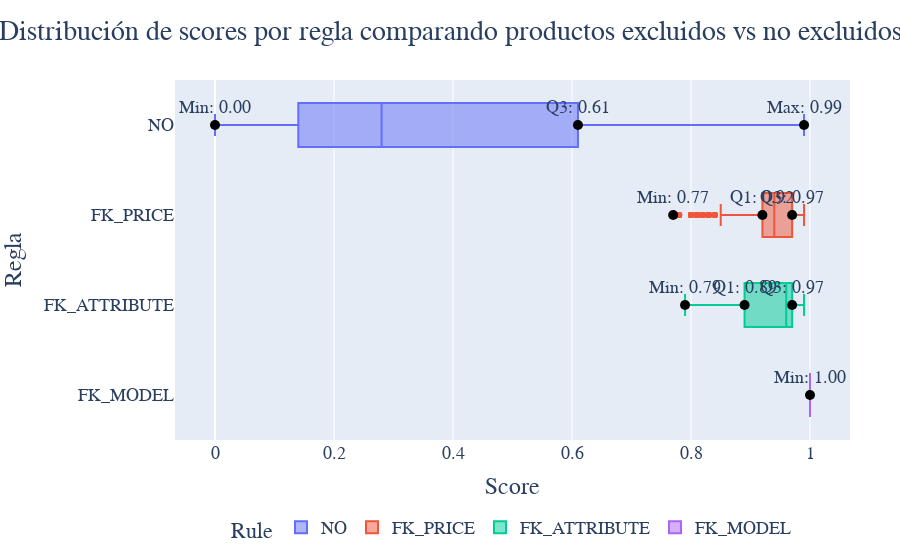

Notebook code cell kept with this figure:
### Markdown cell above
- No todos los productos pasan por el filtro de moderación
- Los que son moderados siguen 3 reglas definidas:
  - ```FK_ATTRIBUTE```: Moderación por atributo.
  - ```FK_MODEL```: Moderación por modelo.
  - ```FK_PRICE```: Moderación por precio.
- Solo se presenta ```Rollback``` en moderaciones de ```FK_ATTRIBUTE``` y ```FK_PRICE```.

### Para entender la naturaleza de las moderaciones evaluamos las distibuciones de los datos de score segun las reglas aplicadas ```Rule``` para cada pais

### Code cell
# Calcular cuartiles, máximos y mínimos
summary = df.groupby("Rule")["Score"].describe()[["min", "25%", "75%", "max"]].reset_index()

# Crear el boxplot en orientación horizontal
fig = px.box(
    df,
    y="Rule",
    x="Score",
    color="Rule",
    title="Distribución de scores por regla comparando productos excluidos vs no excluidos",
    orientation='h'
)

# Agregar marcas de cuartiles, máximos y mínimos
for _, row in summary.iterrows():
    rule = row["Rule"]
    min_val, q1, q3, max_val = row[["min", "25%", "75%", "max"]]

    values = [min_val, q1, q3, max_val]
    labels = ["Min", "Q1", "Q3", "Max"]

    for i in range(len(values)):
        # Aplicar marcas
        if i == 0 or abs(values[i] - values[i-1]) > 0.15 * (max_val - min_val):
            fig.add_trace(go.Scatter(
                x=[values[i]],
                y=[rule],
                mode="markers+text",
                marker=dict(size=10, color="black"),
                text=[f"{labels[i]}: {values[i]:.2f}"],  # Etiqueta con nombre y valor
                textposition="top center",
                showlegend=False
            ))
fig.update_layout(
    font=dict(family="Trebuchet MS", size=18),
    title=dict(font=dict(size=28), x=0.5),
    xaxis=dict(title="Score", title_font=dict(size=24)),
    yaxis=dict(title="Regla", title_font=dict(size=24)),
    margin=dict(l=100, r=50, t=80, b=80),
    legend=dict(orientation="h", yanchor="bottom", y=-0.3, xanchor="center", x=0.5)
)
# Mostrar gráfico
fig.show()

### Figure 1 — Plotly figure (JSON) as saved in the notebook; plotly's stock layout.template omitted (floating-point values rounded to 4 significant figures; data arrays with more than 128 entries replaced by an {"elided": "..."} marker saying what was removed)
{"data": [{"alignmentgroup": "True", "hovertemplate": "Rule=%{y}<br>Score=%{x}<extra></extra>", "legendgroup": "NO", "marker": {"color": "#636efa"}, "name": "NO", "notched": false, "offsetgroup": "NO", "orientation": "h", "showlegend": true, "type": "box", "x": {"elided": "36094 float values"}, "x0": " ", "xaxis": "x", "y": {"elided": "36094 str values"}, "y0": " ", "yaxis": "y"}, {"alignmentgroup": "True", "hovertemplate": "Rule=%{y}<br>Score=%{x}<extra></extra>", "legendgroup": "FK_PRICE", "marker": {"color": "#EF553B"}, "name": "FK_PRICE", "notched": false, "offsetgroup": "FK_PRICE", "orientation": "h", "showlegend": true, "type": "box", "x": {"elided": "2579 float values"}, "x0": " ", "xaxis": "x", "y": {"elided": "2579 str values"}, "y0": " ", "yaxis": "y"}, {"alignmentgroup": "True", "hovertemplate": "Rule=%{y}<br>Score=%{x}<extra></extra>", "legendgroup": "FK_ATTRIBUTE", "marker": {"color": "#00cc96"}, "name": "FK_ATTRIBUTE", "notched": false, "offsetgroup": "FK_ATTRIBUTE", "orientation": "h", "showlegend": true, "type": "box", "x": {"elided": "1267 float values"}, "x0": " ", "xaxis": "x", "y": {"elided": "1267 str values"}, "y0": " ", "yaxis": "y"}, {"alignmentgroup": "True", "hovertemplate": "Rule=%{y}<br>Score=%{x}<extra></extra>", "legendgroup": "FK_MODEL", "marker": {"color": "#ab63fa"}, "name": "FK_MODEL", "notched": false, "offsetgroup": "FK_MODEL", "orientation": "h", "showlegend": true, "type": "box", "x": {"elided": "432 float values"}, "x0": " ", "xaxis": "x", "y": {"elided": "432 str values"}, "y0": " ", "yaxis": "y"}, {"marker": {"color": "black", "size": 10}, "mode": "markers+text", "showlegend": false, "text": ["Min: 0.79"], "textposition": "top center", "type": "scatter", "x": [0.79], "y": ["FK_ATTRIBUTE"]}, {"marker": {"color": "black", "size": 10}, "mode": "markers+text", "showlegend": false, "text": ["Q1: 0.89"], "textposition": "top center", "type": "scatter", "x": [0.89], "y": ["FK_ATTRIBUTE"]}, {"marker": {"color": "black", "size": 10}, "mode": "markers+text", "showlegend": false, "text": ["Q3: 0.97"], "textposition": "top center", "type": "scatter", "x": [0.97], "y": ["FK_ATTRIBUTE"]}, {"marker": {"color": "black", "size": 10}, "mode": "markers+text", "showlegend": false, "text": ["Min: 1.00"], "textposition": "top center", "type": "scatter", "x": [1], "y": ["FK_MODEL"]}, {"marker": {"color": "black", "size": 10}, "mode": "markers+text", "showlegend": false, "text": ["Min: 0.77"], "textposition": "top center", "type": "scatter", "x": [0.77], "y": ["FK_PRICE"]}, {"marker": {"color": "black", "size": 10}, "mode": "markers+text", "showlegend": false, "text": ["Q1: 0.92"], "textposition": "top center", "type": "scatter", "x": [0.92], "y": ["FK_PRICE"]}, {"marker": {"color": "black", "size": 10}, "mode": "markers+text", "showlegend": false, "text": ["Q3: 0.97"], "textposition": "top center", "type": "scatter", "x": [0.97], "y": ["FK_PRICE"]}, {"marker": {"color": "black", "size": 10}, "mode": "markers+text", "showlegend": false, "text": ["Min: 0.00"], "textposition": "top center", "type": "scatter", "x": [0], "y": ["NO"]}, {"marker": {"color": "black", "size": 10}, "mode": "markers+text", "showlegend": false, "text": ["Q3: 0.61"], "textposition": "top center", "type": "scatter", "x": [0.61], "y": ["NO"]}, {"marker": {"color": "black", "size": 10}, "mode": "markers+text", "showlegend": false, "text": ["Max: 0.99"], "textposition": "top center", "type": "scatter", "x": [0.99], "y": ["NO"]}], "layout": {"boxmode": "overlay", "font": {"family": "Trebuchet MS", "size": 18}, "legend": {"orientation": "h", "title": {"text": "Rule"}, "tracegroupgap": 0, "x": 0.5, "xanchor": "center", "y": -0.3, "yanchor": "bottom"}, "margin": {"b": 80, "l": 100, "r": 50, "t": 80}, "title": {"font": {"size": 28}, "text": "Distribución de scores por regla comparando productos excluidos vs no excluidos", "x": 0.5}, "xaxis": {"anchor": "y", "domain": [0, 1], "title": {"font": {"size": 24}, "text": "Score"}}, "yaxis": {"anchor": "x", "categoryarray": ["FK_MODEL", "FK_ATTRIBUTE", "FK_PRICE", "NO"], "categoryorder": "array", "domain": [0, 1], "title": {"font": {"size": 24}, "text": "Regla"}}}}
